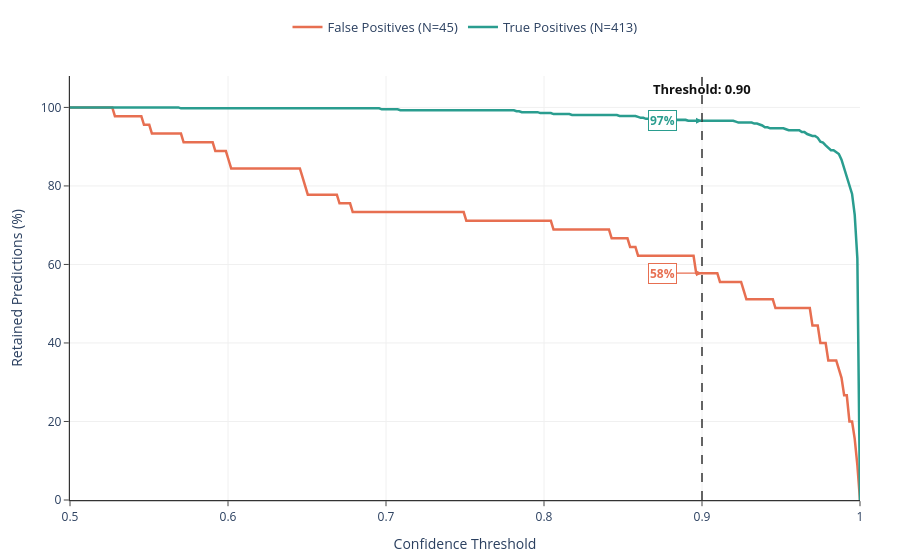

The cell this chart's notebook holds for it:
### Code cell
# Plot the confidence retention curves for the model.
# It is used to see if we can improve the precision of the model by filtering out,
# low-confidence predictions, and how this affects the recall.
confidence_threshold = 0.9
fig_retention = plot_confidence_retention_curves(
    df=scores_df,
    category=None,
    model_name=model_name,
    suggested_threshold=confidence_threshold,
)
save_figure_for_paper(
    fig_retention,
    f"../figures/gliner/gliner_confidence_retention_{model_name}.svg",
)
fig_retention.show()

### Figure 1 — Plotly figure (JSON) as saved in the notebook; plotly's stock layout.template omitted (floating-point values rounded to 4 significant figures; data arrays with more than 128 entries replaced by an {"elided": "..."} marker saying what was removed)
{"data": [{"line": {"color": "#e76f51", "width": 2.5}, "mode": "lines", "name": "False Positives (N=45)", "type": "scatter", "x": {"elided": "300 float values"}, "y": {"elided": "300 float values"}}, {"line": {"color": "#2a9d8f", "width": 2.5}, "mode": "lines", "name": "True Positives (N=413)", "type": "scatter", "x": {"elided": "300 float values"}, "y": {"elided": "300 float values"}}], "layout": {"annotations": [{"font": {"color": "#111111", "size": 13}, "showarrow": false, "text": "<b>Threshold: 0.90</b>", "x": 0.9, "xanchor": "center", "y": 102, "yanchor": "bottom"}, {"arrowcolor": "#2a9d8f", "arrowhead": 2, "arrowsize": 1, "arrowwidth": 1.2, "ax": -40, "ay": 0, "bgcolor": "white", "bordercolor": "#2a9d8f", "borderwidth": 1, "font": {"color": "#2a9d8f", "size": 12}, "showarrow": true, "text": "<b>97%</b>", "x": 0.9, "y": 96.61}, {"arrowcolor": "#e76f51", "arrowhead": 2, "arrowsize": 1, "arrowwidth": 1.2, "ax": -40, "ay": 0, "bgcolor": "white", "bordercolor": "#e76f51", "borderwidth": 1, "font": {"color": "#e76f51", "size": 12}, "showarrow": true, "text": "<b>58%</b>", "x": 0.9, "y": 57.78}], "hovermode": false, "legend": {"font": {"size": 13}, "orientation": "h", "x": 0.5, "xanchor": "center", "y": 1.08, "yanchor": "bottom"}, "margin": {"b": 60, "l": 70, "r": 40, "t": 60}, "paper_bgcolor": "white", "plot_bgcolor": "white", "shapes": [{"line": {"color": "#333333", "dash": "dash", "width": 1.5}, "type": "line", "x0": 0.9, "x1": 0.9, "xref": "x", "y0": 0, "y1": 1, "yref": "y domain"}], "xaxis": {"dtick": 0.1, "gridcolor": "#f0f0f0", "linecolor": "#333333", "linewidth": 1.2, "range": [0.5, 1], "showgrid": true, "showline": true, "ticks": "outside", "title": {"font": {"size": 14}, "text": "Confidence Threshold"}}, "yaxis": {"dtick": 20, "gridcolor": "#f0f0f0", "linecolor": "#333333", "linewidth": 1.2, "range": [0, 108], "showgrid": true, "showline": true, "ticks": "outside", "title": {"font": {"size": 14}, "text": "Retained Predictions (%)"}}}}
